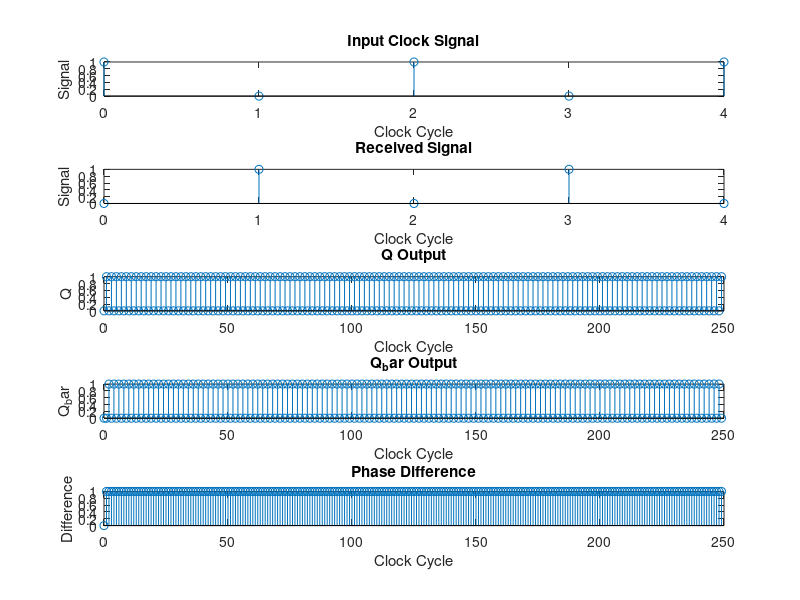

MATLAB code to generate this figure:
clear all;
clc;

% Input parameters
clockSignal = [1 0 1 0 1]; % Input clock signal
receivedSignal = [0 1 0 1 0 ]; % Received signal

% Define parameters
dataRate = 25000; % Data rate in Hz
samplingRateFactor = 50; % Sampling rate as a factor of data rate

% Calculate sampling rate
samplingRate = dataRate * samplingRateFactor;

% Calculate the number of clock cycles
numClockCycles = length(clockSignal);

% Calculate the number of samples
numSamples = numClockCycles * samplingRateFactor;

% Initialize variables
J = zeros(1, numSamples); % J input
K = zeros(1, numSamples); % K input
Q = zeros(1, numSamples); % Output Q
Q_bar = zeros(1, numSamples); % Output Q_bar
phaseDifference = zeros(1, numSamples); % Phase difference

% J-K Flip-Flop operation
for i = 1:numSamples
    % Hold J and K inputs based on input clock signal and received signal
    J(i) = xor(clockSignal(mod(i-1, numClockCycles)+1), receivedSignal(mod(i-1, numClockCycles)+1));
    K(i) = xor(clockSignal(mod(i-1, numClockCycles)+1), ~receivedSignal(mod(i-1, numClockCycles)+1));
    
    % Update Q and Q_bar based on J and K inputs
    if J(i) && ~K(i)
        Q(i+1) = ~Q(i);
        Q_bar(i+1) = Q(i);
    elseif ~J(i) && K(i)
        Q(i+1) = Q(i);
        Q_bar(i+1) = ~Q(i);
    else
        Q(i+1) = Q(i);
        Q_bar(i+1) = Q_bar(i);
    end
    
    % Calculate phase difference
    phaseDifference(i) = xor(Q(i), Q_bar(i));
end

% Plotting the results
figure;
subplot(5, 1, 1);
stem(0:numClockCycles-1, clockSignal);
title('Input Clock Signal');
xlabel('Clock Cycle');
ylabel('Signal');

subplot(5, 1, 2);
stem(0:numClockCycles-1, receivedSignal);
title('Received Signal');
xlabel('Clock Cycle');
ylabel('Signal');

subplot(5, 1, 3);
stem(0:numSamples-1, Q(1:end-1));
title('Q Output');
xlabel('Clock Cycle');
ylabel('Q');

subplot(5, 1, 4);
stem(0:numSamples-1, Q_bar(1:end-1));
title('Q_bar Output');
xlabel('Clock Cycle');
ylabel('Q_bar');

subplot(5, 1, 5);
stem(0:numSamples-1, phaseDifference);
title('Phase Difference');
xlabel('Clock Cycle');
ylabel('Difference');
